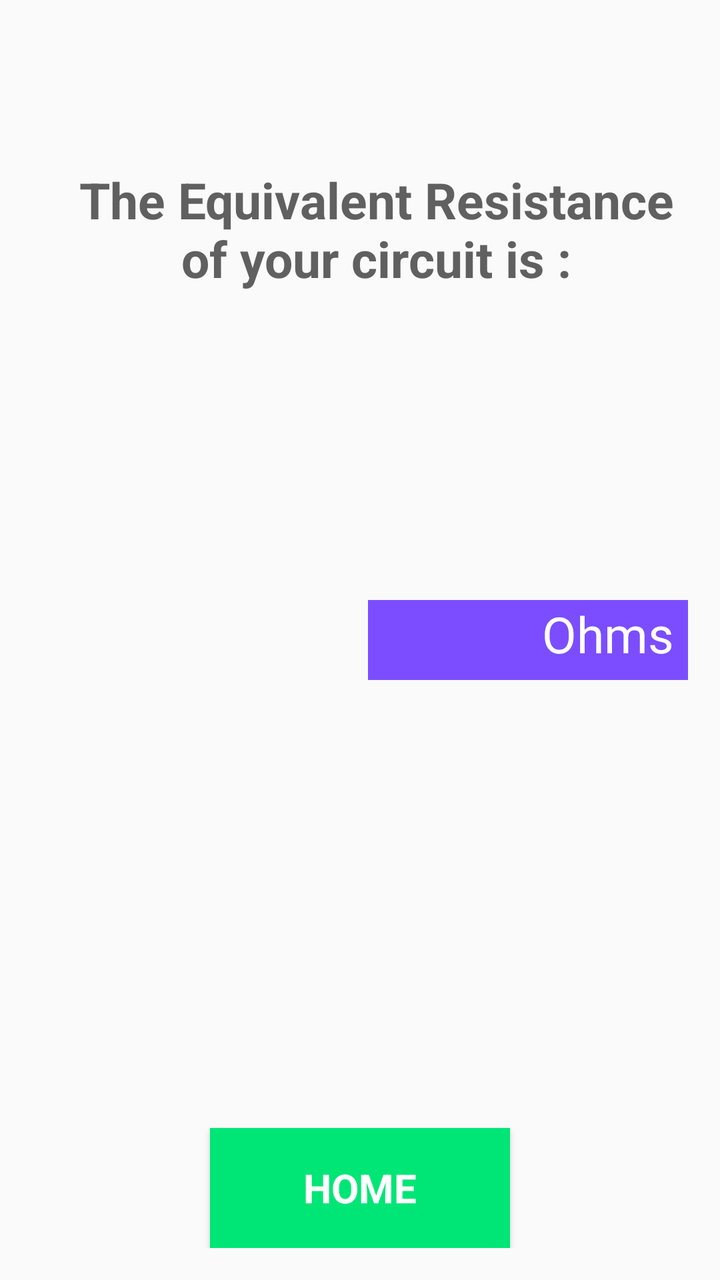
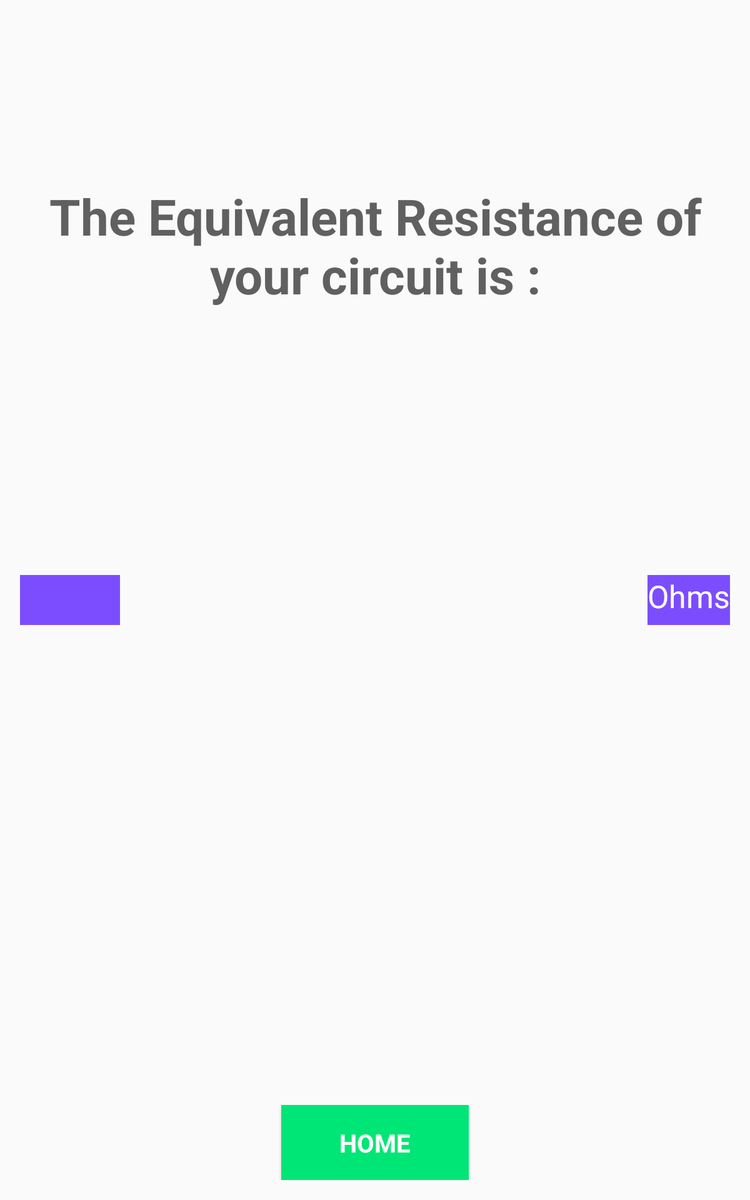

Two renders of one Android screen. The first uses the default layout on a phone; the second uses the alternative layout the repository ships for a different screen configuration, on a matching device. The two XML files are below.
<!-- AndroidManifest.xml: application theme AppTheme -->
<!-- res/layout/activity_result.xml -->
<?xml version="1.0" encoding="utf-8"?>
<RelativeLayout xmlns:android="http://schemas.android.com/apk/res/android"
    xmlns:tools="http://schemas.android.com/tools"
    android:layout_width="match_parent"
    android:layout_height="match_parent"
    android:padding="16dp"
    tools:context=".Result"
    >

    <TextView
        android:id="@+id/result_text_view"
        style="@style/TextView"
        android:layout_marginTop="67dp"
        android:text="@string/equivalent"
        android:layout_alignParentTop="true"
        android:layout_alignParentEnd="true"
        />

    <TextView
        android:id="@+id/final_result"
        style="@style/BarOhms"
        android:layout_centerVertical="true"
        android:layout_toStartOf="@+id/unity"
        />

    <TextView
        android:id="@+id/unity"
        style="@style/BarOhms"
        android:text="@string/resUnity"
        android:layout_alignTop="@+id/final_result"
        android:layout_alignEnd="@+id/result_text_view"
        />

    <Button
        android:id="@+id/home"
        android:text="@string/homeButtonText"
        style="@style/Button"
        android:layout_alignParentBottom="true"
        android:layout_centerHorizontal="true"
        android:onClick="callHome"
        />

</RelativeLayout>
<!-- resources referenced by this layout -->
<resources>
  <string name="equivalent">The Equivalent Resistance of your circuit is : </string>
  <string name="homeButtonText">HOME</string>
  <string name="resUnity">Ohms</string>
  <style name="BarOhms" parent="AppTheme">
          
          <item name="android:background">@color/colorA2</item>
          <item name="android:textColor">@color/White</item>
          <item name="android:textSize">25sp</item>
          <item name="android:layout_width">80dp</item>
          <item name="android:layout_height">40dp</item>
          <item name="android:textAlignment">center</item>
  
      </style>
  <style name="Button" parent="AppTheme">
          
          <item name="android:layout_width">150dp</item>
          <item name="android:layout_height">60dp</item>
          <item name="android:layout_alignParentBottom">true</item>
          <item name="android:layout_centerHorizontal">true</item>
          <item name="android:background">@color/colorAc</item>
          <item name="android:text">@string/homeButtonText</item>
          <item name="android:textSize">20sp</item>
          <item name="android:textStyle">bold</item>
          <item name="android:textColor">@color/White</item>
      </style>
  <style name="TextView" parent="AppTheme">
          
          <item name="android:paddingLeft">16dp</item>
          <item name="android:textAlignment">center</item>
          <item name="android:textColor">@color/Gray</item>
          <item name="android:textSize">25sp</item>
          <item name="android:textStyle">bold</item>
          <item name="android:layout_width">wrap_content</item>
          <item name="android:layout_height">wrap_content</item>
      </style>
  <style name="AppTheme" parent="Theme.AppCompat.Light.DarkActionBar">
          
          <item name="colorPrimary">@color/colorPrim</item>
          <item name="colorPrimaryDark">@color/colorPrimDark</item>
          <item name="colorAccent">@color/colorAc</item>
      </style>
  <color name="colorA2">#7c4dff</color>
  <color name="White">#FFFFFF</color>
  <color name="colorAc">#00e676</color>
  <color name="Gray">#606060</color>
  <color name="colorPrim">#673ab7</color>
  <color name="colorPrimDark">#512da8</color>
</resources>
<!-- res/layout-large/activity_result.xml (the repository's variant of the layout above) -->
<!-- drawn on a 7-inch tablet held upright -->
<?xml version="1.0" encoding="utf-8"?>
<RelativeLayout xmlns:android="http://schemas.android.com/apk/res/android"
    xmlns:tools="http://schemas.android.com/tools"
    android:layout_width="match_parent"
    android:layout_height="match_parent"
    android:padding="16dp"
    tools:context=".Result"
    >

    <TextView
        android:id="@+id/result_text_view"
        style="@style/TextViews"
        android:layout_centerHorizontal="true"
        android:layout_marginTop="130dp"
        android:text="@string/equivalent"
        />

    <TextView
        android:id="@+id/final_result"
        style="@style/BarOhms"
        android:layout_centerVertical="true"
        android:layout_alignParentStart="true"
        />

    <TextView
        android:layout_width="wrap_content"
        android:id="@+id/unity"
        style="@style/BarOhms"
        android:text="@string/resUnity"
        android:layout_alignTop="@+id/final_result"
        android:layout_alignEnd="@+id/result_text_view"
        />

    <Button
        android:id="@+id/home"
        style="@style/Button"
        android:text="@string/homeButtonText"
        android:layout_alignParentBottom="true"
        android:layout_centerHorizontal="true"
        android:onClick="callHome"
        />

</RelativeLayout>
<!-- resources referenced by the variant -->
<!-- as a 7-inch tablet held upright resolves them -->
<resources>
  <string name="equivalent">The Equivalent Resistance of your circuit is : </string>
  <string name="homeButtonText">HOME</string>
  <string name="resUnity">Ohms</string>
  <style name="BarOhms" parent="AppTheme">
          
          <item name="android:background">@color/colorA2</item>
          <item name="android:textColor">@color/White</item>
          <item name="android:textSize">25sp</item>
          <item name="android:layout_width">80dp</item>
          <item name="android:layout_height">40dp</item>
          <item name="android:textAlignment">center</item>
  
      </style>
  <style name="Button" parent="AppTheme">
          
          <item name="android:layout_width">150dp</item>
          <item name="android:layout_height">60dp</item>
          <item name="android:layout_alignParentBottom">true</item>
          <item name="android:layout_centerHorizontal">true</item>
          <item name="android:background">@color/colorAc</item>
          <item name="android:text">@string/homeButtonText</item>
          <item name="android:textSize">20sp</item>
          <item name="android:textStyle">bold</item>
          <item name="android:textColor">@color/White</item>
      </style>
  <style name="TextViews" parent="AppTheme">
          
          <item name="android:textAlignment">center</item>
          <item name="android:textColor">@color/Gray</item>
          <item name="android:textSize">40sp</item>
          <item name="android:textStyle">bold</item>
          <item name="android:layout_width">wrap_content</item>
          <item name="android:layout_height">wrap_content</item>
      </style>
  <style name="AppTheme" parent="Theme.AppCompat.Light.DarkActionBar">
          
          <item name="colorPrimary">@color/colorPrim</item>
          <item name="colorPrimaryDark">@color/colorPrimDark</item>
          <item name="colorAccent">@color/colorAc</item>
      </style>
  <color name="colorA2">#7c4dff</color>
  <color name="White">#FFFFFF</color>
  <color name="colorAc">#00e676</color>
  <color name="Gray">#606060</color>
  <color name="colorPrim">#673ab7</color>
  <color name="colorPrimDark">#512da8</color>
</resources>
